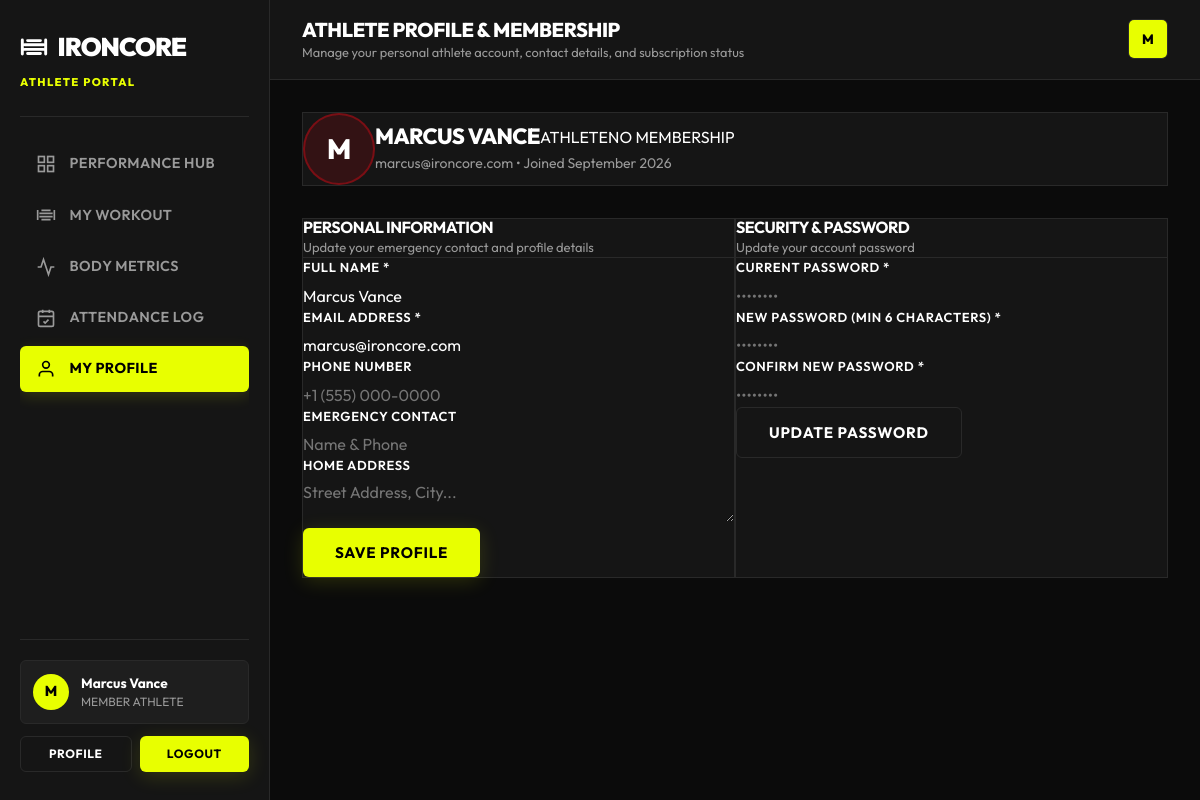
Page /member/profile.php (signed in) on the committed database.
### tables this page shows
CREATE TABLE IF NOT EXISTS `users` (
    `id` INT AUTO_INCREMENT PRIMARY KEY,
    `full_name` VARCHAR(100) NOT NULL,
    `email` VARCHAR(150) NOT NULL UNIQUE,
    `password_hash` VARCHAR(255) NOT NULL,
    `role` ENUM('admin', 'trainer', 'member') NOT NULL DEFAULT 'member',
    `avatar` VARCHAR(255) NULL,
    `status` ENUM('active', 'inactive', 'suspended') NOT NULL DEFAULT 'active',
    `created_at` TIMESTAMP DEFAULT CURRENT_TIMESTAMP,
    `updated_at` TIMESTAMP DEFAULT CURRENT_TIMESTAMP ON UPDATE CURRENT_TIMESTAMP,
    INDEX `idx_email` (`email`),
    INDEX `idx_role` (`role`)
);

### public/member/profile.php (called while the page is built, shortened)
<?php
require_once __DIR__ . '/../../app/views/member/profile.php';

### app/config/database.php (called while the page is built, shortened)
<?php
class Database {
    private static ?PDO $instance = null;
    public static function getInstance(): PDO {
        if (self::$instance === null) {
            $host = getenv('DB_HOST') ?: '127.0.0.1';
            $port = getenv('DB_PORT') ?: '3306';
            $db   = getenv('DB_NAME') ?: 'ironcore_gym';
            $user = getenv('DB_USER') ?: 'root';
            $pass = getenv('DB_PASS') ?: '';
            $charset = 'utf8mb4';
            $dsn = "mysql:host={$host};port={$port};dbname={$db};charset={$charset}";
            $options = [
                PDO::ATTR_ERRMODE            => PDO::ERRMODE_EXCEPTION,
                PDO::ATTR_DEFAULT_FETCH_MODE => PDO::FETCH_ASSOC,
                PDO::ATTR_EMULATE_PREPARES   => false,
            ];
            try {
                self::$instance = new PDO($dsn, $user, $pass, $options);
            } catch (PDOException $e) {
                if (defined('STORAGE_PATH')) {
                    error_log("[" . date('Y-m-d H:i:s') . "] DB Connection Error: " . $e->getMessage() . "\n", 3, STORAGE_PATH . '/logs/app.log');
                }
                if (APP_DEBUG) {
                    throw new Exception("Database Connection Failed: " . $e->getMessage());
                } else {
                    die("Database connection error. Please contact system administrator.");
                }
            }
        }
        return self::$instance;
    }
}

### app/services/GymManagementService.php (called while the page is built, shortened)
<?php
require_once __DIR__ . '/../config/database.php';
class GymManagementService {
    private PDO $db;
    public function __construct() {
        $this->db = Database::getInstance();
    }
    public function getMemberByUserId(int $userId): ?array {
        $stmt = $this->db->prepare("
            SELECT m.*, u.full_name, u.email, u.status
            FROM members m
            JOIN users u ON u.id = m.user_id
            WHERE m.user_id = :uid LIMIT 1
        ");
        $stmt->execute(['uid' => $userId]);
        return $stmt->fetch() ?: null;
    }
    public function getUserById(int $userId): ?array {
        $stmt = $this->db->prepare("SELECT * FROM users WHERE id = :id LIMIT 1");
        $stmt->execute(['id' => $userId]);
        return $stmt->fetch() ?: null;
    }
    public function memberDashboard(int $userId): array {
        $member = $this->getMemberByUserId($userId);
        if (!$member) {
            return [
                'member'            => null,
                'subscription'      => null,
                'days_remaining'    => 0,
                'attendance_streak' => 0,
                'attendance_rate'   => 0,
                'total_checkins'    => 0,
                'weekly_stats'      => ['workouts_completed' => '0 / 0', 'training_time' => '0h', 'weekly_attendance' => '0 Days'],
                'workout_plan'      => null,
                'workout_exercises' => [],
                'progress_logs'     => [],
                'recent_activity'   => []
            ];
        }
        $memberId = (int) $member['id'];
        $stmt = $this->db->prepare("
            SELECT s.*, p.title as plan_title, p.price as plan_price, p.billing_cycle,
                   DATEDIFF(s.end_date, CURDATE()) as days_left
            FROM subscriptions s
            JOIN membership_plans p ON p.id = s.plan_id
            WHERE s.member_id = :mid
            ORDER BY s.id DESC LIMIT 1
        ");
        $stmt->execute(['mid' => $memberId]);
        $subscription = $stmt->fetch() ?: null;
        $daysRemaining = $subscription ? max(0, (int) $subscription['days_left']) : 0;
        $stmt = $this->db->prepare("
            SELECT date, check_in_time, check_out_time, status
            FROM attendance
            WHERE member_id = :mid
            ORDER BY date DESC, check_in_time DESC
        ");
        $stmt->execute(['mid' => $memberId]);
        $attendanceLogs = $stmt->fetchAll();
        $totalCheckins = count($attendanceLogs);
        $streak = 0;
        $stmt = $this->db->prepare("
            SELECT COUNT(*) FROM attendance
            WHERE member_id = :mid AND YEARWEEK(date, 1) = YEARWEEK(CURDATE(), 1)
        ");
        $stmt->execute(['mid' => $memberId]);
        $weeklyCount = (int) $stmt->fetchColumn();
        $stmt = $this->db->prepare("
            SELECT wp.*, tu.full_name as trainer_name
            FROM workout_plans wp
            LEFT JOIN trainers t ON t.id = wp.trainer_id
            LEFT JOIN users tu ON tu.id = t.user_id
            WHERE wp.member_id = :mid
            ORDER BY wp.id DESC LIMIT 1
        ");
        $stmt->execute(['mid' => $memberId]);
        $workoutPlan = $stmt->fetch() ?: null;
        $workoutExercises = [];
        $stmt = $this->db->prepare("
            SELECT * FROM progress_logs
            WHERE member_id = :mid
            ORDER BY log_date DESC LIMIT 10
        ");
        $stmt->execute(['mid' => $memberId]);
        $progressLogs = $stmt->fetchAll();
        $recentActivity = [];
        return [
            'member'            => $member,
            'subscription'      => $subscription,
            'days_remaining'    => $daysRemaining,
            'attendance_streak' => max($streak, $totalCheckins > 0 ? 1 : 0),
            'attendance_rate'   => ($totalCheckins > 0) ? min(100, round(($totalCheckins / 30) * 100)) : 0,
            'total_checkins'    => $totalCheckins,
            'weekly_stats'      => [
                'workouts_completed' => count($workoutExercises) . ' Exercises Assigned',
                'training_time'      => ($weeklyCount * 1.2) . 'h',
                'weekly_attendance'  => $weeklyCount . ' Days'
            ],
            'workout_plan'      => $workoutPlan,
            'workout_exercises' => $workoutExercises,
            'progress_logs'     => $progressLogs,
            'recent_activity'   => $recentActivity
        ];
    }
}

### app/views/member/profile.php (the view, shortened to what this page needs)
<?php
require_once __DIR__ . '/../../services/GymManagementService.php';
$userId = (int) ($_SESSION['user_id'] ?? 0);
$svc = new GymManagementService();
$user = $svc->getUserById($userId);
$member = $svc->getMemberByUserId($userId);
$memberData = $svc->memberDashboard($userId);
$sub = $memberData['subscription'];
?>
<!DOCTYPE html>
<html lang="en">
<head>
  <link rel="stylesheet" href="/assets/css/style.css">
  <link rel="stylesheet" href="/assets/css/dashboard.css">
  <link rel="stylesheet" href="/assets/css/responsive.css">
  <link rel="stylesheet" href="/assets/css/admin-modules.css">
</head>
<body style="background-color: var(--color-bg);">
  <div class="dashboard-shell">
    <?php
    require_once __DIR__ . '/../layouts/member_nav.php';
    ?>
      <main class="dashboard-body">
        <section class="modern-card" style="padding: var(--space-6); background: var(--color-surface); border: 1px solid var(--color-border); border-radius: var(--radius-xl); margin-bottom: var(--space-6);">
          <div style="display: flex; align-items: center; justify-content: space-between; gap: var(--space-5); flex-wrap: wrap;">
            <div style="display: flex; align-items: center; gap: var(--space-4);">
              <div class="avatar-circle" style="width: 72px; height: 72px; font-size: 28px; font-weight: 800; background: rgba(229, 9, 20, 0.15); color: var(--color-primary); border: 2px solid rgba(229, 9, 20, 0.4);">
                <?= strtoupper(substr($user['full_name'] ?? 'Athlete', 0, 1)) ?>
              </div>
              <div>
                <div style="display: flex; align-items: center; gap: var(--space-3); flex-wrap: wrap;">
                  <h2 style="font-size: 22px; font-weight: 800; color: var(--color-text); margin: 0;"><?= htmlspecialchars($user['full_name'] ?? 'Athlete') ?></h2>
                  <span class="badge badge-primary">ATHLETE</span>
                  <span class="badge <?= ($sub && $sub['status'] === 'active') ? 'badge-success' : 'badge-warning' ?>">
                    <?= $sub ? strtoupper($sub['status']) : 'NO MEMBERSHIP' ?>
                  </span>
                </div>
                <p style="font-size: 14px; color: var(--color-text-muted); margin: 4px 0 0 0;">
                  <?= htmlspecialchars($user['email'] ?? '') ?> • Joined <?= date('F Y', strtotime($member['join_date'] ?? 'now')) ?>
                </p>
              </div>
            </div>
          </div>
        </section>
        <div style="display: grid; grid-template-columns: repeat(auto-fit, minmax(320px, 1fr)); gap: var(--space-6);">
          <section class="modern-card" style="padding: var(--space-6); background: var(--color-surface); border: 1px solid var(--color-border); border-radius: var(--radius-xl);">
            <div style="margin-bottom: var(--space-4); border-bottom: 1px solid var(--color-border); padding-bottom: var(--space-3);">
              <h3 style="font-size: 16px; font-weight: 700; color: var(--color-text); margin: 0; text-transform: uppercase;">Personal Information</h3>
              <p style="font-size: 13px; color: var(--color-text-muted); margin: 2px 0 0 0;">Update your emergency contact and profile details</p>
            </div>
            <form id="member-profile-form" onsubmit="submitMemberProfile(event)">
              <div style="display: flex; flex-direction: column; gap: var(--space-4);">
                <div>
                  <label class="form-label" style="font-size: 13px; font-weight: 600; color: var(--color-text); margin-bottom: 6px; display: block;">Full Name *</label>
                  <input type="text" name="full_name" class="form-input" value="<?= htmlspecialchars($user['full_name'] ?? '') ?>" required style="width: 100%;">
                </div>
                <div>
                  <label class="form-label" style="font-size: 13px; font-weight: 600; color: var(--color-text); margin-bottom: 6px; display: block;">Email Address *</label>
                  <input type="email" name="email" class="form-input" value="<?= htmlspecialchars($user['email'] ?? '') ?>" required style="width: 100%;">
                </div>
                <div>
                  <label class="form-label" style="font-size: 13px; font-weight: 600; color: var(--color-text); margin-bottom: 6px; display: block;">Phone Number</label>
                  <input type="text" name="phone" class="form-input" value="<?= htmlspecialchars($member['phone'] ?? '') ?>" placeholder="+1 (555) 000-0000" style="width: 100%;">
                </div>
                <div>
                  <label class="form-label" style="font-size: 13px; font-weight: 600; color: var(--color-text); margin-bottom: 6px; display: block;">Emergency Contact</label>
                  <input type="text" name="emergency_contact" class="form-input" value="<?= htmlspecialchars($member['emergency_contact'] ?? '') ?>" placeholder="Name & Phone" style="width: 100%;">
                </div>
                <div>
                  <label class="form-label" style="font-size: 13px; font-weight: 600; color: var(--color-text); margin-bottom: 6px; display: block;">Home Address</label>
                  <textarea name="address" class="form-input" rows="2" placeholder="Street Address, City..." style="width: 100%;"><?= htmlspecialchars($member['address'] ?? '') ?></textarea>
                </div>
                <button type="submit" class="btn btn-primary" id="save-member-profile-btn" style="align-self: flex-start;">Save Profile</button>
              </div>
            </form>
          </section>
          <section class="modern-card" style="padding: var(--space-6); background: var(--color-surface); border: 1px solid var(--color-border); border-radius: var(--radius-xl);">
            <div style="margin-bottom: var(--space-4); border-bottom: 1px solid var(--color-border); padding-bottom: var(--space-3);">
              <h3 style="font-size: 16px; font-weight: 700; color: var(--color-text); margin: 0; text-transform: uppercase;">Security & Password</h3>
              <p style="font-size: 13px; color: var(--color-text-muted); margin: 2px 0 0 0;">Update your account password</p>
            </div>
            <form id="member-password-form" onsubmit="submitMemberPassword(event)">
              <div style="display: flex; flex-direction: column; gap: var(--space-4);">
                <div>
                  <label class="form-label" style="font-size: 13px; font-weight: 600; color: var(--color-text); margin-bottom: 6px; display: block;">Current Password *</label>
                  <input type="password" name="current_password" class="form-input" required placeholder="••••••••" style="width: 100%;">
                </div>
                <div>
                  <label class="form-label" style="font-size: 13px; font-weight: 600; color: var(--color-text); margin-bottom: 6px; display: block;">New Password (min 6 characters) *</label>
                  <input type="password" name="new_password" class="form-input" required minlength="6" placeholder="••••••••" style="width: 100%;">
                </div>
                <div>
                  <label class="form-label" style="font-size: 13px; font-weight: 600; color: var(--color-text); margin-bottom: 6px; display: block;">Confirm New Password *</label>
                  <input type="password" name="confirm_password" class="form-input" required minlength="6" placeholder="••••••••" style="width: 100%;">
                </div>
                <button type="submit" class="btn btn-secondary" id="save-member-password-btn" style="align-self: flex-start;">Update Password</button>
              </div>
            </form>
          </section>
        </div>
      </main>
    </div>
  </div>
</body>
</html>

### rows in the picture
users: full_name "M", full_name "MARCUS VANCE", email "marcus@ironcore.com", full_name "Marcus Vance"

### other values in the picture
$memberInitial "M"
$memberName "Marcus Vance"
$pageTitle "ATHLETE PROFILE & MEMBERSHIP"
$pageSubtitle "Manage your personal athlete account, contact details, and subscription status"
date('F Y', strtotime($member['join_date'] ?? 'now')) "September 2026"
